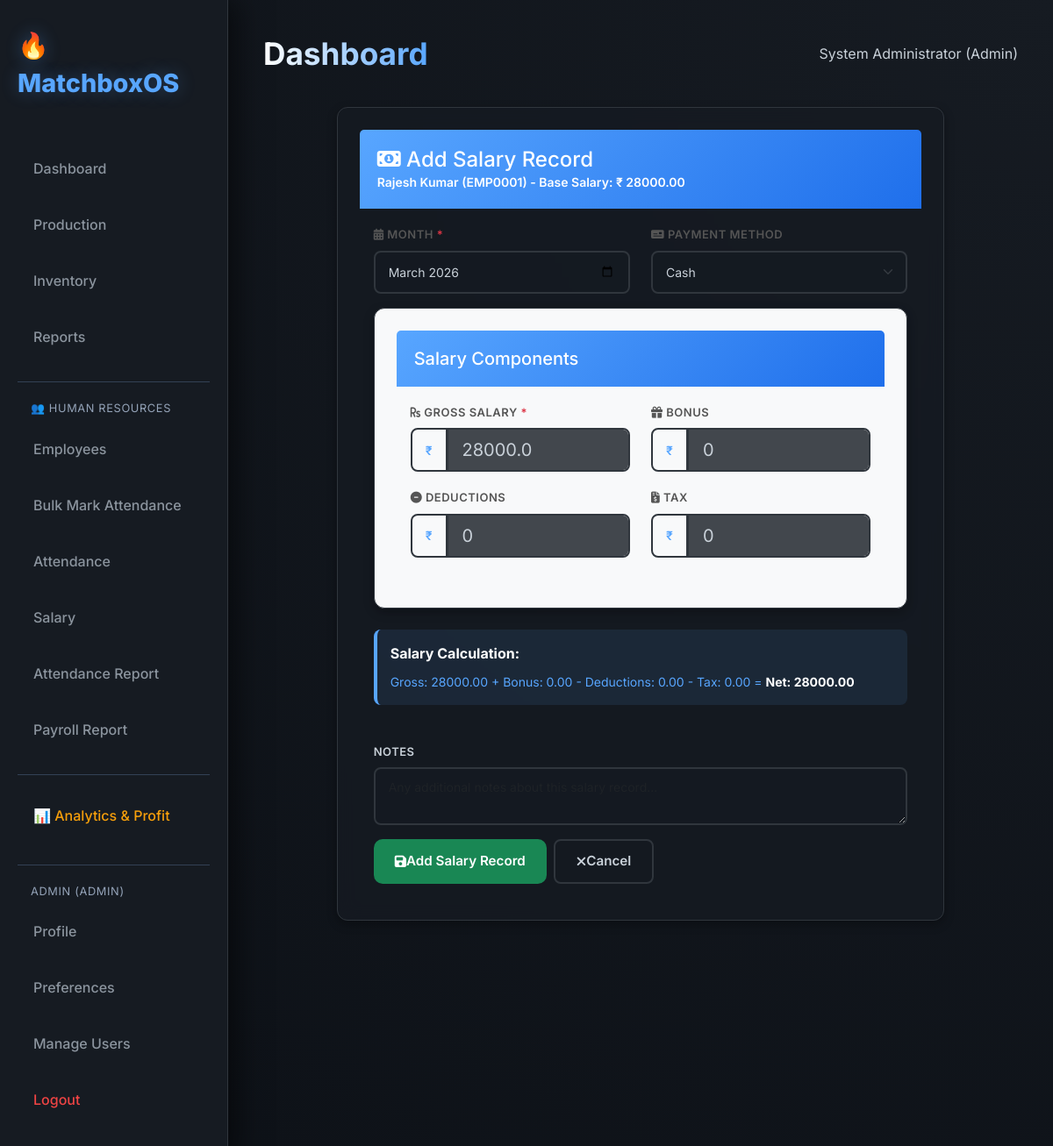
Screenshot of /employees/salary/add/1 (signed in) with the database file from the repository.
### Payroll/auth_models.py (models this page shows, shortened)
class User(UserMixin, db.Model):
    __tablename__ = 'user'
    id = db.Column(db.Integer, primary_key=True)
    username = db.Column(db.String(80), unique=True, nullable=False, index=True)
    email = db.Column(db.String(120), unique=True, nullable=False, index=True)
    password_hash = db.Column(db.String(255), nullable=False)
    full_name = db.Column(db.String(100))
    role = db.Column(db.String(20), default='operator')  # admin, operator, viewer
    is_active = db.Column(db.Boolean, default=True)
    created_at = db.Column(db.DateTime, default=datetime.datetime.utcnow)
    last_login = db.Column(db.DateTime)
    def has_permission(self, permission):
        permissions = {
            'admin': ['view', 'create', 'edit', 'delete', 'manage_users', 'reports', 'analytics'],
            'manager': ['view', 'create', 'edit', 'reports'],
            'supervisor': ['view', 'create'],
            'operator': ['view', 'create', 'edit'],
            'viewer': ['view']
        }
        return permission in permissions.get(self.role, [])

### Payroll/models.py (models this page shows, shortened)
class Employee(db.Model):
    __tablename__ = 'employee'
    id = db.Column(db.Integer, primary_key=True)
    employee_id = db.Column(db.String(20), unique=True,
                            nullable=False, index=True)
    first_name = db.Column(db.String(50), nullable=False)
    last_name = db.Column(db.String(50), nullable=False)
    email = db.Column(db.String(120), unique=True, nullable=True)
    phone = db.Column(db.String(20), nullable=True)
    department = db.Column(db.String(50), nullable=False)
    position = db.Column(db.String(50), nullable=False)
    hire_date = db.Column(db.Date, nullable=False)
    base_salary = db.Column(db.Float, default=0.0, nullable=False)
    employment_type = db.Column(db.String(20), default='permanent')
    status = db.Column(db.String(20), default='active')
    address = db.Column(db.Text, nullable=True)
    created_at = db.Column(db.DateTime, default=datetime.datetime.utcnow)
    updated_at = db.Column(
        db.DateTime, default=datetime.datetime.utcnow, onupdate=datetime.datetime.utcnow)
    attendance_records = db.relationship(
        'Attendance', backref='employee', lazy='dynamic', cascade='all, delete-orphan')
    salary_records = db.relationship(
        'Salary', backref='employee', lazy='dynamic', cascade='all, delete-orphan')
    __table_args__ = (
        db.CheckConstraint('base_salary >= 0', name='check_salary_positive'),
    )
    def get_full_name(self):
        return f'{self.first_name} {self.last_name}'

### Payroll/employee_routes.py (the view, shortened to what this page needs)
@emp_bp.route('/salary/add/<int:emp_id>', methods=['GET', 'POST'])
@login_required
def add_salary(emp_id):
    if not current_user.has_permission('create'):
        flash('You do not have permission to add salary records.', 'danger')
        return redirect(url_for('employee.salary_list'))
    employee = Employee.query.get_or_404(emp_id)
    return render_template('employee/add_salary.html', employee=employee)

### Payroll/templates/employee/add_salary.html (shortened to what this page needs)
{% extends "base.html" %}
{% block content %}
<div class="container-fluid">
    <div class="row">
        <div class="col-md-10 mx-auto">
            <div class="card">
                <div class="card-header bg-primary text-white">
                    <h4 class="mb-0"><i class="fas fa-money-bill-alt"></i> Add Salary Record</h4>
                    <p class="mb-0 small">{{ employee.get_full_name() }} ({{ employee.employee_id }}) - Base Salary: ₹ {{ "%.2f"|format(employee.base_salary) }}</p>
                </div>
                <div class="card-body">
                    <form method="POST" class="needs-validation">
                        <div class="row mb-3">
                            <div class="col-md-6">
                            <label for="month" class="form-label fw-600" style="font-size: 13px; text-transform: uppercase; letter-spacing: 0.5px; color: #555;">
                                <i class="fas fa-calendar-alt"></i> Month <span class="text-danger">*</span>
                            </label>
                            <input type="month" class="form-control form-control-lg" id="month" name="month" required>
                        </div>
                        <div class="col-md-6">
                            <label for="payment_method" class="form-label fw-600" style="font-size: 13px; text-transform: uppercase; letter-spacing: 0.5px; color: #555;">
                                <i class="fas fa-money-check"></i> Payment Method
                            </label>
                            <select class="form-select form-select-lg" id="payment_method" name="payment_method">
                                    <option value="cash">Cash</option>
                                </select>
                            </div>
                        </div>
                        <div class="card mb-4 bg-light">
                            <div class="card-header">
                                <h5 class="mb-0">Salary Components</h5>
                            </div>
                            <div class="card-body">
                                <div class="row mb-3">
                                    <div class="col-md-6">
                                        <label for="gross_salary" class="form-label fw-600" style="font-size: 13px; text-transform: uppercase; letter-spacing: 0.5px; color: #555;">
                                            <i class="fas fa-rupee-sign"></i> Gross Salary <span class="text-danger">*</span>
                                        </label>
                                        <div class="input-group input-group-lg">
                                            <span class="input-group-text bg-light">₹</span>
                                            <input type="number" class="form-control" id="gross_salary" name="gross_salary"
                                                   step="0.01" min="0" value="{{ employee.base_salary }}" required>
                                        </div>
                                    </div>
                                    <div class="col-md-6">
                                        <label for="bonus" class="form-label fw-600" style="font-size: 13px; text-transform: uppercase; letter-spacing: 0.5px; color: #555;">
                                            <i class="fas fa-gift"></i> Bonus
                                        </label>
                                        <div class="input-group input-group-lg">
                                            <span class="input-group-text bg-light">₹</span>
                                            <input type="number" class="form-control" id="bonus" name="bonus"
                                                   step="0.01" min="0" value="0">
                                        </div>
                                    </div>
                                </div>
                                <div class="row mb-3">
                                    <div class="col-md-6">
                                        <label for="deductions" class="form-label fw-600" style="font-size: 13px; text-transform: uppercase; letter-spacing: 0.5px; color: #555;">
                                            <i class="fas fa-minus-circle"></i> Deductions
                                        </label>
                                        <div class="input-group input-group-lg">
                                            <span class="input-group-text bg-light">₹</span>
                                            <input type="number" class="form-control" id="deductions" name="deductions"
                                                   step="0.01" min="0" value="0">
                                        </div>
                                    </div>
                                    <div class="col-md-6">
                                        <label for="tax" class="form-label fw-600" style="font-size: 13px; text-transform: uppercase; letter-spacing: 0.5px; color: #555;">
                                            <i class="fas fa-file-invoice-dollar"></i> Tax
                                        </label>
                                        <div class="input-group input-group-lg">
                                            <span class="input-group-text bg-light">₹</span>
                                            <input type="number" class="form-control" id="tax" name="tax"
                                                   step="0.01" min="0" value="0">
                                        </div>
                                    </div>
                                </div>
                            </div>
                        </div>
                        <div class="row mb-4">
                            <div class="col-md-12">
                                <div class="alert alert-info">
                                    <strong>Salary Calculation:</strong><br>
                                    <div id="calculation" class="mt-2">
                                        <small>
                                            Gross: <span id="calc_gross">0.00</span> +
                                            Bonus: <span id="calc_bonus">0.00</span> -
                                            Deductions: <span id="calc_deductions">0.00</span> -
                                            Tax: <span id="calc_tax">0.00</span> =
                                            <strong>Net: <span id="calc_net">0.00</span></strong>
                                        </small>
                                    </div>
                                </div>
                            </div>
                        </div>
                        <div class="mb-3">
                            <label for="notes" class="form-label">Notes</label>
                            <textarea class="form-control" id="notes" name="notes" rows="2" placeholder="Any additional notes about this salary record..."></textarea>
                        </div>
                        <div class="d-flex gap-2">
                            <button type="submit" class="btn btn-success">
                                <i class="fas fa-save"></i> Add Salary Record
                            </button>
                            <a href="{{ url_for('employee.view_employee', emp_id=employee.id) }}" class="btn btn-secondary">
                                <i class="fas fa-times"></i> Cancel
                            </a>
                        </div>
                    </form>
                </div>
            </div>
        </div>
    </div>
</div>
{% endblock %}

### Payroll/templates/base.html (shortened to what this page needs)
<!DOCTYPE html>
<html lang="en">
<head>
    <link href="https://cdn.jsdelivr.net/npm/bootstrap@5.3.0/dist/css/bootstrap.min.css" rel="stylesheet">
    <link rel="stylesheet" href="https://cdnjs.cloudflare.com/ajax/libs/font-awesome/6.4.0/css/all.min.css">
    <link rel="stylesheet" href="{{ url_for('static', filename='css/style.css') }}?v=999999">
</head>
<body>
    <div class="sidebar">
        <div class="logo">🔥 MatchboxOS</div>
        <nav>
            <a href="{{ url_for('main.dashboard') }}"
                class="nav-link {% if request.endpoint == 'main.dashboard' %}active{% endif %}">Dashboard</a>
            <a href="{{ url_for('main.production') }}"
                class="nav-link {% if request.endpoint == 'main.production' %}active{% endif %}">Production</a>
            <a href="{{ url_for('main.inventory') }}"
                class="nav-link {% if request.endpoint == 'main.inventory' %}active{% endif %}">Inventory</a>
            {% if current_user.role != 'supervisor' %}
            <a href="{{ url_for('main.reports') }}"
                class="nav-link {% if request.endpoint == 'main.reports' %}active{% endif %}">Reports</a>
            {% endif %}
            <div style="margin-top: 25px; border-top: 1px solid #334155; padding-top: 20px;">
                <div
                    style="color: #94a3b8; font-size: 0.8rem; padding: 0 15px 10px; text-transform: uppercase; letter-spacing: 0.05em;">
                    👥 Human Resources
                </div>
                <a href="{{ url_for('employee.list_employees') }}"
                    class="nav-link {% if request.endpoint == 'employee.list_employees' %}active{% endif %}">Employees</a>
                <a href="{{ url_for('employee.bulk_attendance') }}"
                    class="nav-link {% if request.endpoint == 'employee.bulk_attendance' %}active{% endif %}">Bulk Mark
                    Attendance</a>
                <a href="{{ url_for('employee.attendance_list') }}"
                    class="nav-link {% if request.endpoint == 'employee.attendance_list' %}active{% endif %}">Attendance</a>
                {% if current_user.role != 'supervisor' %}
                <a href="{{ url_for('employee.salary_list') }}"
                    class="nav-link {% if request.endpoint == 'employee.salary_list' %}active{% endif %}">Salary</a>
                {% endif %}
                <a href="{{ url_for('employee.attendance_report') }}"
                    class="nav-link {% if request.endpoint == 'employee.attendance_report' %}active{% endif %}">Attendance
                    Report</a>
                {% if current_user.role != 'supervisor' %}
                <a href="{{ url_for('employee.payroll_report') }}"
                    class="nav-link {% if request.endpoint == 'employee.payroll_report' %}active{% endif %}">Payroll
                    Report</a>
                {% endif %}
            </div>
            {% if current_user.is_authenticated and current_user.role == 'admin' %}
            <div style="margin-top: 25px; border-top: 1px solid #334155; padding-top: 20px;">
                <a href="{{ url_for('main.analytics') }}"
                    class="nav-link {% if request.endpoint == 'main.analytics' %}active{% endif %}"
                    style="color: #f59e0b;">📊 Analytics & Profit</a>
            </div>
            {% endif %}
            <div style="margin-top: 30px; border-top: 1px solid #334155; padding-top: 20px;">
                {% if current_user.is_authenticated %}
                <div
                    style="color: #94a3b8; font-size: 0.8rem; padding: 0 15px 10px; text-transform: uppercase; letter-spacing: 0.05em;">
                    {{ current_user.username }} ({{ current_user.role }})
                </div>
                <a href="{{ url_for('auth.profile') }}"
                    class="nav-link {% if request.endpoint == 'auth.profile' %}active{% endif %}">Profile</a>
                <a href="{{ url_for('auth.preferences') }}"
                    class="nav-link {% if request.endpoint == 'auth.preferences' %}active{% endif %}">Preferences</a>
                {% if current_user.has_permission('manage_users') %}
                <a href="{{ url_for('auth.users') }}"
                    class="nav-link {% if request.endpoint == 'auth.users' %}active{% endif %}">Manage Users</a>
                {% endif %}
                <a href="{{ url_for('auth.logout') }}" class="nav-link" style="color: #ef4444;">Logout</a>
                {% else %}
                <a href="{{ url_for('auth.login') }}"
                    class="nav-link {% if request.endpoint == 'auth.login' %}active{% endif %}">Login</a>
                {% endif %}
            </div>
        </nav>
    </div>
    <div class="main-content">
        <header>
            <h1>{% block header %}Dashboard{% endblock %}</h1>
            <div class="user-profile">
                {% if current_user.is_authenticated %}
                {{ current_user.full_name or current_user.username }} ({{ current_user.role|capitalize }})
                {% else %}
                Guest
                {% endif %}
            </div>
        </header>
        {% block content %}{% endblock %}
    </div>
</body>
</html>

### rows the page displays
User: username "ADMIN", role "ADMIN", full_name "System Administrator", role "Admin"
Employee: get_full_name "Rajesh Kumar", employee_id "EMP0001", base_salary "28000.00", gross_salary "28000.0"
